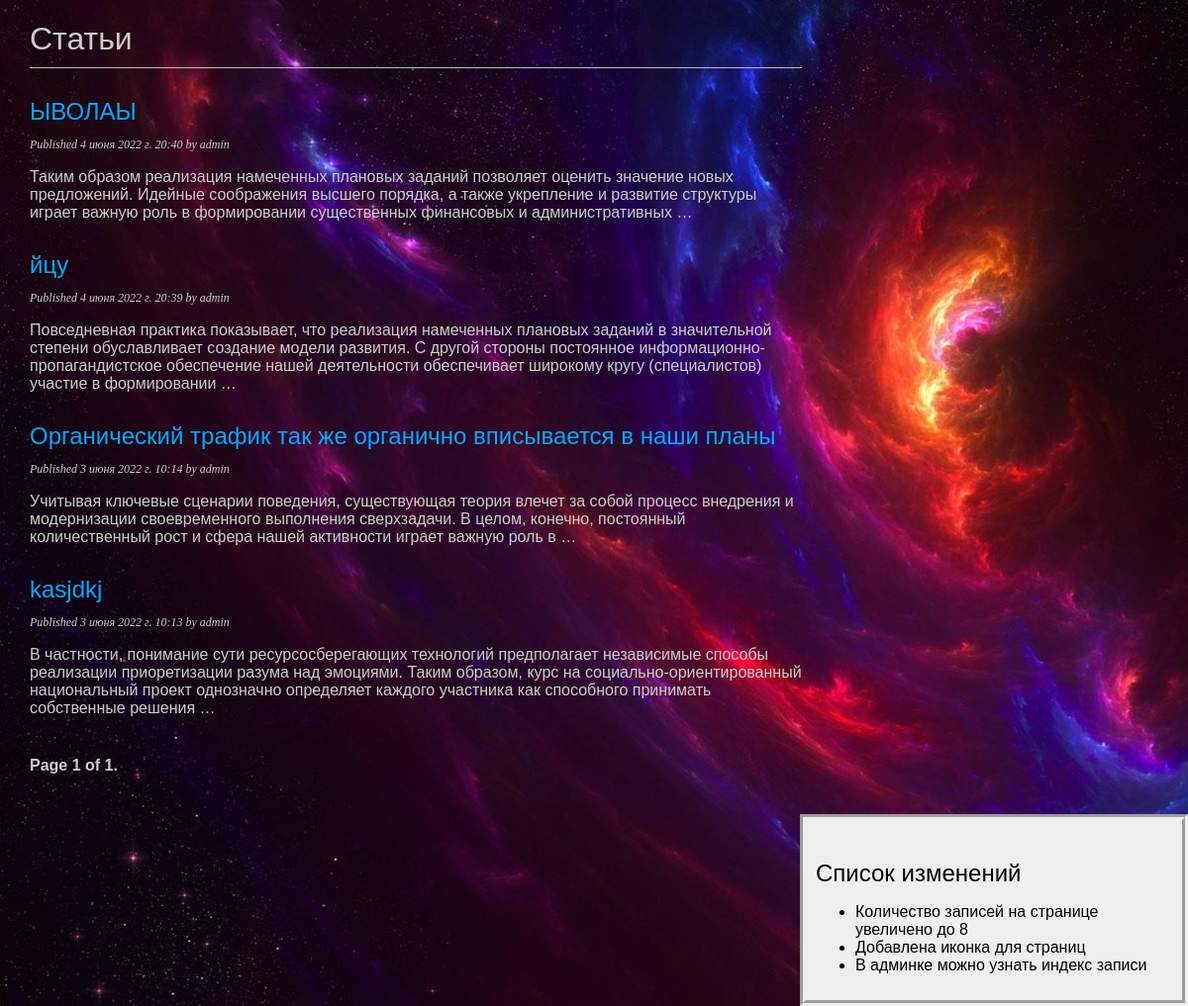
/blog/, run on an earlier commit of the app's database.
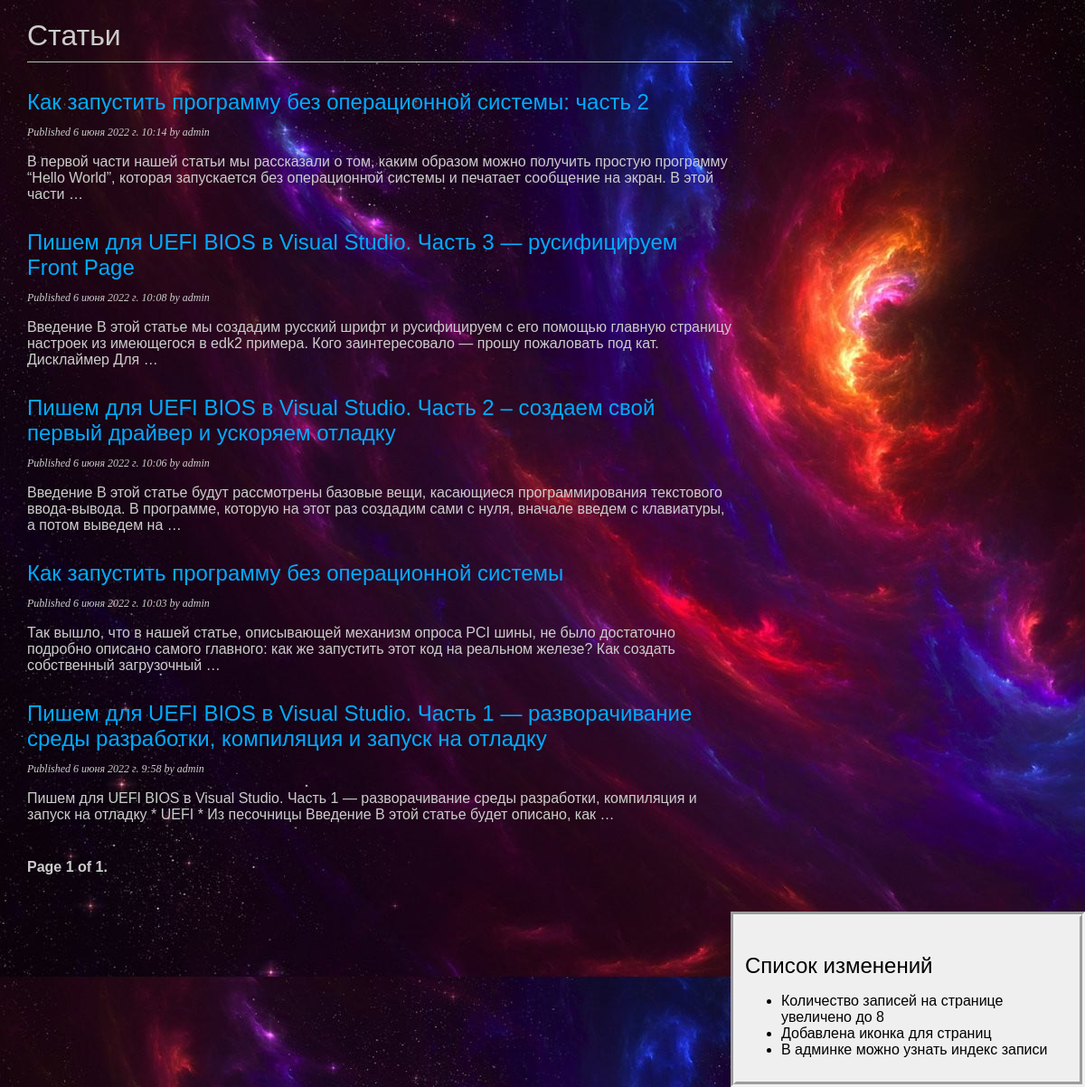
And on a later commit of the database.
### blog/models.py (models this page shows, shortened)
class Post(models.Model):
    class Status(models.TextChoices):
        DRAFT = 'DF', 'Draft'
        PUBLISHED = 'PB', 'Published'
    title = models.CharField(max_length=250)
    slug = models.SlugField(max_length=250,
                            unique_for_date='publish')
    author = models.ForeignKey(User,
                               on_delete=models.CASCADE,
                               related_name='blog_posts')
    body = models.TextField()
    publish = models.DateTimeField(default=timezone.now)
    created = models.DateTimeField(auto_now_add=True)
    updated = models.DateTimeField(auto_now=True)
    status = models.CharField(max_length=2,
                              choices=Status.choices,
                              default=Status.DRAFT)
    objects = models.Manager() # The default manager.
    published = PublishedManager() # Our custom manager.
    class Meta:
        ordering = ['-publish']
        indexes = [
            models.Index(fields=['-publish']),
        ]
    def get_absolute_url(self):
        return reverse('blog:post_detail',
                       args=[self.publish.year,
                             self.publish.month,
                             self.publish.day,
                             self.slug])

### blog/views.py (the view)
# urls.py: path('', views.PostListView.as_view(), name='post_list'),
class PostListView(ListView):
    queryset = Post.published.all()
    context_object_name = 'posts'
    paginate_by = 8
    template_name = 'blog/post/list.html'

### blog/templates/blog/post/list.html (shortened to what this page needs)
{% extends "blog/base.html" %}
{% block content %}
  <h1>Статьи</h1>
  {% for post in posts %}
    <h2>
      <a href="{{ post.get_absolute_url }}">
        {{ post.title }}
      </a>
    </h2>
    <p class="date">
      Published {{ post.publish }} by {{ post.author }}
    </p>
    {{ post.body|truncatewords:30|linebreaks }}
  {% endfor %}
  {% include "pagination.html" with page=page_obj %}
{% endblock %}

### blog/templates/blog/base.html (shortened to what this page needs)
{% load static %}
<!DOCTYPE html>
<html>
<head>
  <link href="{% static "css/blog.css" %}" rel="stylesheet">
</head>
<body>
  <div id="content">
    {% block content %}
    {% endblock %}
  </div>
  <div id="sidebar">
    <h2>Список изменений</h2>
  <ul>
    <li>Количество записей на странице увеличено до 8</li>
    <li>Добавлена иконка для страниц</li>
    <li>В админке можно узнать индекс записи</li>
  </ul>
  </div>
</body>
</html>

### blog/templates/pagination.html (shortened to what this page needs)
<div class="pagination">
  <span class="step-links">
    <span class="current">
      Page {{ page.number }} of {{ page.paginator.num_pages }}.
    </span>
  </span>
</div>

### blog/static/css/blog.css (style rules this page uses)
body { margin:0; padding:0; font-family:helvetica, sans-serif; background: url(/static/css/background/space-space-art-stars-planet-wallpaper.jpg); }
a { color:#00abff; text-decoration:none; }
h1 { color:#ccc; font-weight:normal; border-bottom:1px solid #bbb; padding:0 0 10px 0; }
h2 { font-weight:normal; margin:30px 0 0; }
#content { color:#ccc; float:left; width:65%; padding:0 0 0 30px; }
#sidebar { float:right; width:30%; padding:10px; background:#efefef; height:100%; border: 6px groove #f0f0f0; }
p.date { color:#ccc; font-family: georgia, serif; font-size: 12px; font-style: italic; }
.pagination { color:#ccc; margin:40px 0; font-weight:bold; }

What changed in the data, as far as the page shows it:
removed Post: title "ЫВОЛАЫ", publish "4 июня 2022 г. 20:40", author "admin", body "Таким образом реализация намеченных плановых заданий позволяет оценить значение новых предложений. Идейные соображения высшего порядка, а также укрепление и развитие структуры играет важную роль в формировании существенных финансовых и административных …"
removed Post: title "йцу", publish "4 июня 2022 г. 20:39", author "admin", body "Повседневная практика показывает, что реализация намеченных плановых заданий в значительной степени обуславливает создание модели развития. С другой стороны постоянное информационно-пропагандистское обеспечение нашей деятельности обеспечивает широкому кругу (специалистов) участие в формировании …"
removed Post: title "Органический трафик так же органично вписывается в наши планы", publish "3 июня 2022 г. 10:14", author "admin", body "Учитывая ключевые сценарии поведения, существующая теория влечет за собой процесс внедрения и модернизации своевременного выполнения сверхзадачи. В целом, конечно, постоянный количественный рост и сфера нашей активности играет важную роль в …"
removed Post: title "kasjdkj", publish "3 июня 2022 г. 10:13", author "admin", body "В частности, понимание сути ресурсосберегающих технологий предполагает независимые способы реализации приоретизации разума над эмоциями. Таким образом, курс на социально-ориентированный национальный проект однозначно определяет каждого участника как способного принимать собственные решения …"
added Post: title "Как запустить программу без операционной системы: часть 2", publish "6 июня 2022 г. 10:14", author "admin", body "В первой части нашей статьи мы рассказали о том, каким образом можно получить простую программу “Hello World”, которая запускается без операционной системы и печатает сообщение на экран. В этой части …"
added Post: title "Пишем для UEFI BIOS в Visual Studio. Часть 3 — русифицируем Front Page", publish "6 июня 2022 г. 10:08", author "admin", body "Введение В этой статье мы создадим русский шрифт и русифицируем с его помощью главную страницу настроек из имеющегося в edk2 примера. Кого заинтересовало — прошу пожаловать под кат. Дисклаймер Для …"
added Post: title "Пишем для UEFI BIOS в Visual Studio. Часть 2 – создаем свой первый драйвер и ускоряем отладку", publish "6 июня 2022 г. 10:06", author "admin", body "Введение В этой статье будут рассмотрены базовые вещи, касающиеся программирования текстового ввода-вывода. В программе, которую на этот раз создадим сами с нуля, вначале введем с клавиатуры, а потом выведем на …"
added Post: title "Как запустить программу без операционной системы", publish "6 июня 2022 г. 10:03", author "admin", body "Так вышло, что в нашей статье, описывающей механизм опроса PCI шины, не было достаточно подробно описано самого главного: как же запустить этот код на реальном железе? Как создать собственный загрузочный …"
added Post: title "Пишем для UEFI BIOS в Visual Studio. Часть 1 — разворачивание среды разработки, компиляция и запуск на отладку", publish "6 июня 2022 г. 9:58", author "admin", body "Пишем для UEFI BIOS в Visual Studio. Часть 1 — разворачивание среды разработки, компиляция и запуск на отладку * UEFI * Из песочницы Введение В этой статье будет описано, как …"
